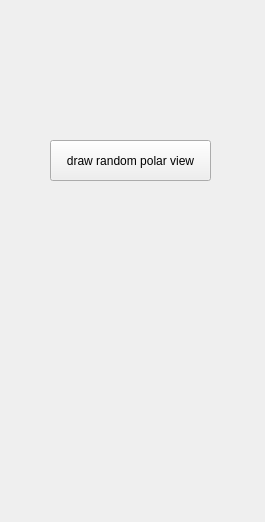
<?xml version="1.0" encoding="UTF-8"?>
<ui version="4.0">
 <class>polarViewTab</class>
 <widget class="QWidget" name="polarViewTab">
  <property name="geometry">
   <rect>
    <x>0</x>
    <y>0</y>
    <width>265</width>
    <height>522</height>
   </rect>
  </property>
  <property name="windowTitle">
   <string>Form</string>
  </property>
  <widget class="QPushButton" name="pushButton">
   <property name="geometry">
    <rect>
     <x>50</x>
     <y>140</y>
     <width>161</width>
     <height>41</height>
    </rect>
   </property>
   <property name="text">
    <string>draw random polar view</string>
   </property>
  </widget>
 </widget>
 <resources/>
 <connections/>
</ui>
